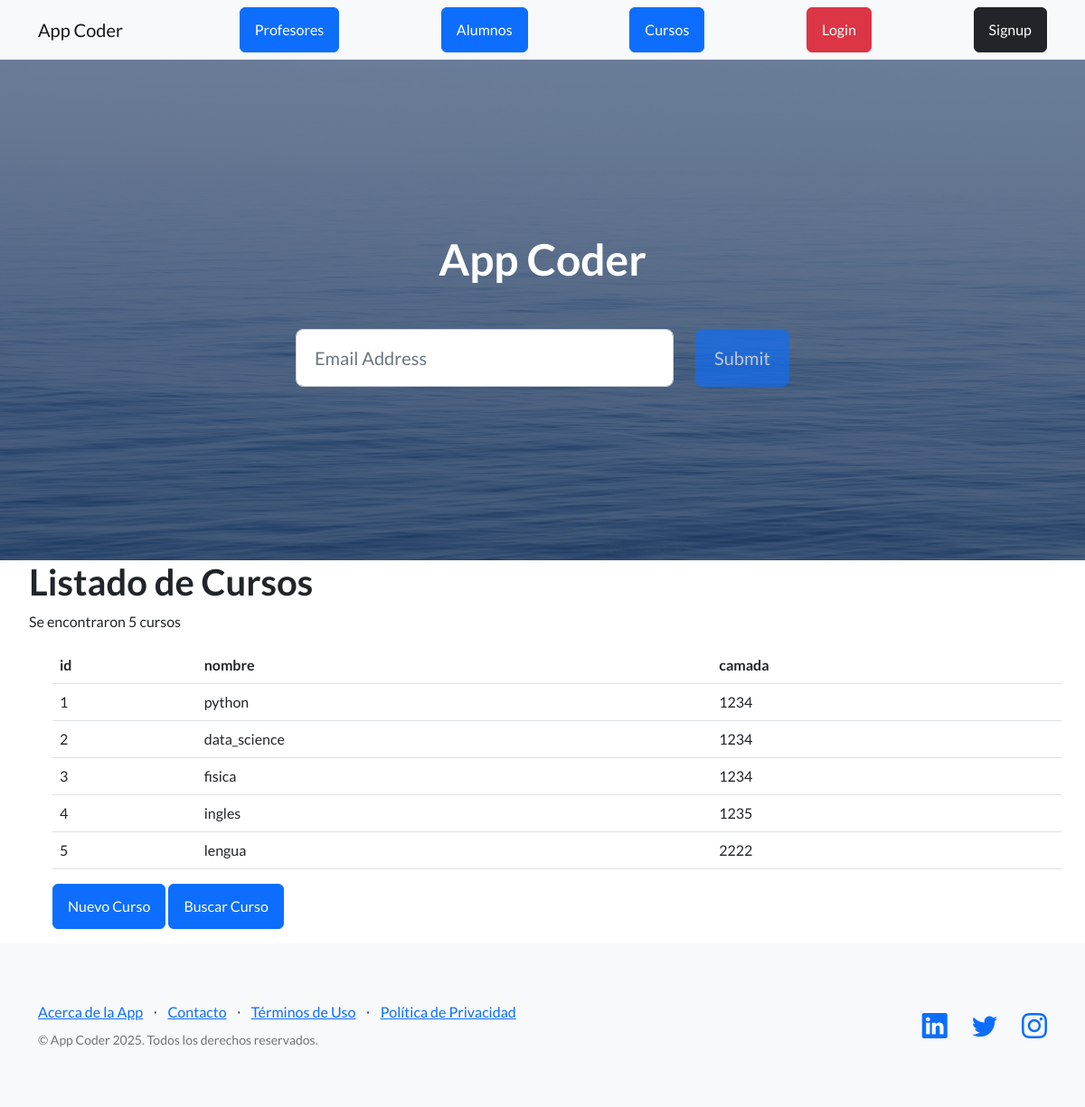
Before: /AppCoder/cursos/ with the older database file.
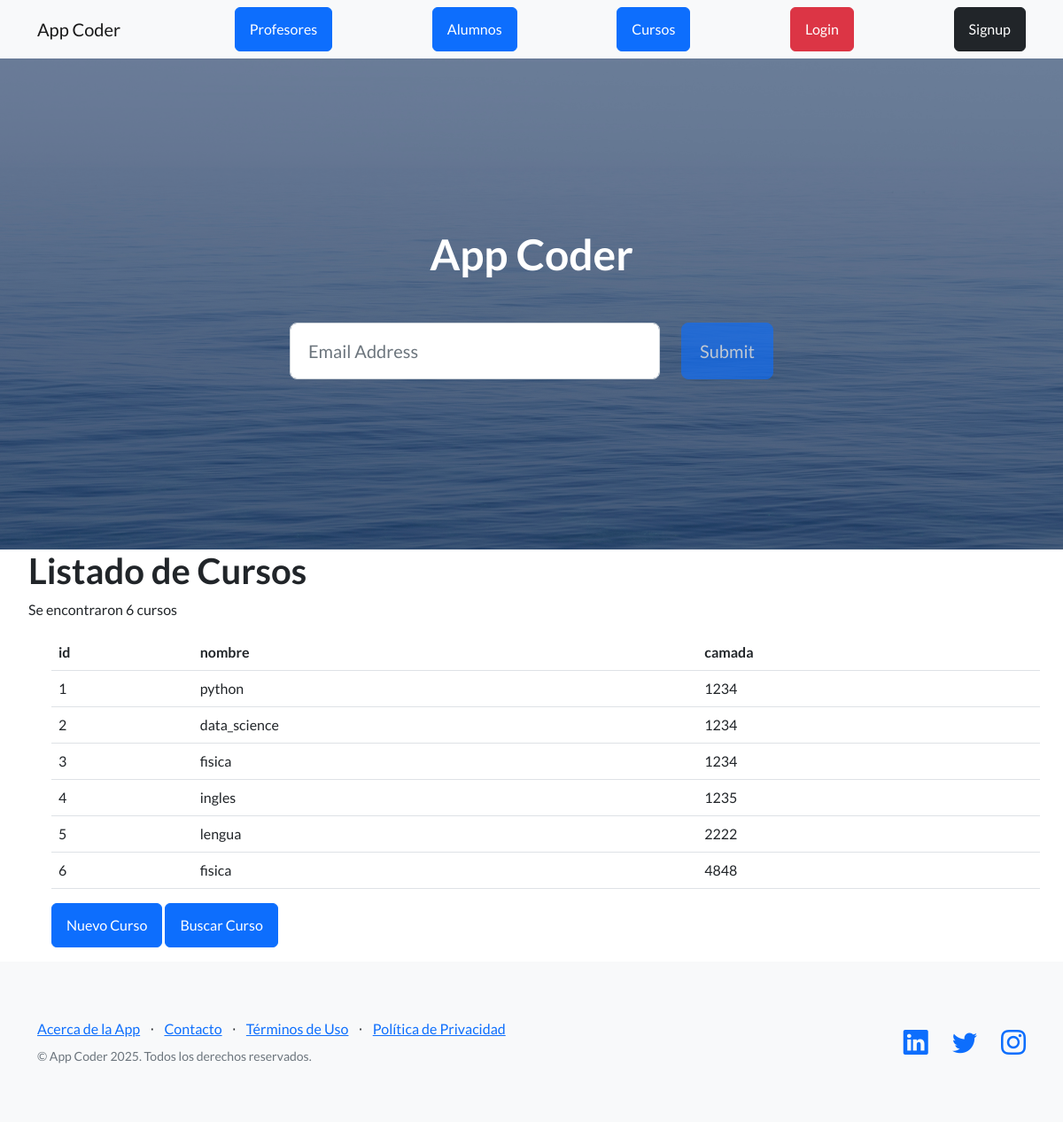
After: the same page with the newer database file.
### AppCoder/models.py (models this page shows, shortened)
class Curso(models.Model):
    nombre = models.CharField(max_length=40)
    camada = models.IntegerField()

### AppCoder/views.py (the view)
# urls.py: path('cursos/', views.cursos, name='cursos'),
def cursos(request):
    cursos_list = Curso.objects.all()
    cursos_dictionary = {
        "cursos": cursos_list
    }
    plantilla = loader.get_template("cursos.html")
    documento = plantilla.render(cursos_dictionary, request)
    return HttpResponse(documento)

### AppCoder/template/cursos.html
{% extends "padre.html" %}
{% load static %}
{% block contenido %}
<ul>
    <h1>Listado de Cursos</h1>
    <p>Se encontraron {{cursos|length}} cursos</p>
    <main class="container">
        <table class="table">
            <tr>
                <th>id</th>
                <th>nombre</th>
                <th>camada</th>
            </tr>
            {% for curso in cursos %}
            <tr>
                <td>{{ curso.id }}</td>
                <td>{{ curso.nombre }}</td>
                <td>{{ curso.camada }}</td>
            </tr>
            {% endfor %}
        </table>
        <a href ="{% url 'curso_formulario' %}" class="btn btn-primary">Nuevo Curso</a>
        <a href ="{% url 'buscar_curso' %}" class="btn btn-primary">Buscar Curso</a>
    </main>
</ul>
{% endblock %}

Changed rows visible on the page:
added Curso: id "6", nombre "fisica", camada "4848"
Other visible differences:
{{ cursos|length }}: "5" → "6"
